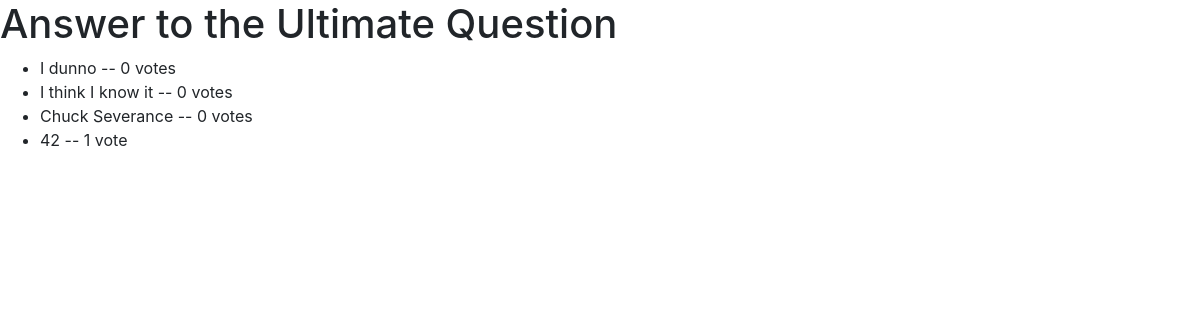
Screenshot of /polls/5/results/ with the database file from the repository.
### polls/models.py (models this page shows, shortened)
class Question(models.Model):
    question_text = models.CharField(max_length=200)
    pub_date = models.DateTimeField('date published')

class Choice(models.Model):
    question = models.ForeignKey(Question, on_delete=models.CASCADE)
    choice_text = models.CharField(max_length=200)
    votes = models.IntegerField(default=0)

### polls/views.py (the view)
# urls.py: path('<int:pk>/results/', views.ResultsView.as_view(), name='results'),
class ResultsView(generic.DetailView):
    model = Question
    template_name = 'polls/results.html'

### polls/templates/polls/results.html
{% extends 'base.html' %}
{% block content %}
<h1>{{ question.question_text }}</h1>
<ul>
  {% for choice in question.choice_set.all %}
  <li>{{ choice.choice_text }} -- {{ choice.votes }} vote{{ choice.votes|pluralize }}</li>
  {% endfor %}
</ul>
{% endblock %}

### rows the page displays
Question: question_text "Answer to the Ultimate Question"
Choice: choice_text "I dunno", votes "0"
Choice: choice_text "I think I know it", votes "0"
Choice: choice_text "Chuck Severance", votes "0"
Choice: choice_text "42", votes "1"
